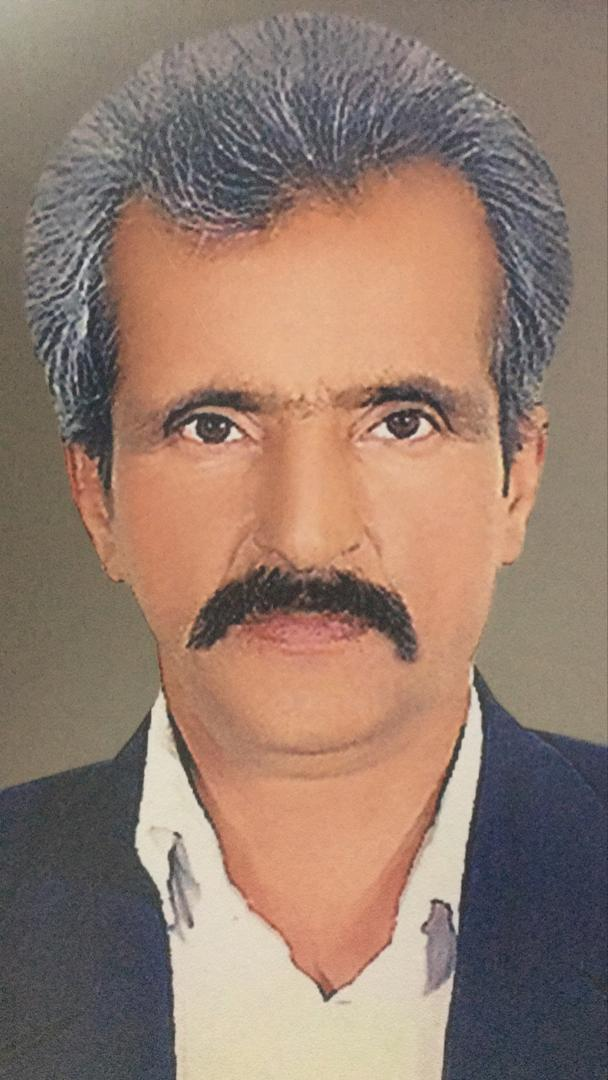
#> input picture HW21/21_5/5.jpeg, 608 x 1080 px
$ python tamrin21_5.py
#> lines starting #> are read from the running program, lines starting #| are printed output that depends on the picture; after the words box and inside, x2 and y2 are one past the last pixel; in counts of white or black regions, pixels touching at a corner belong together
import cv2

img=cv2.imread('5.jpeg' , 0 )
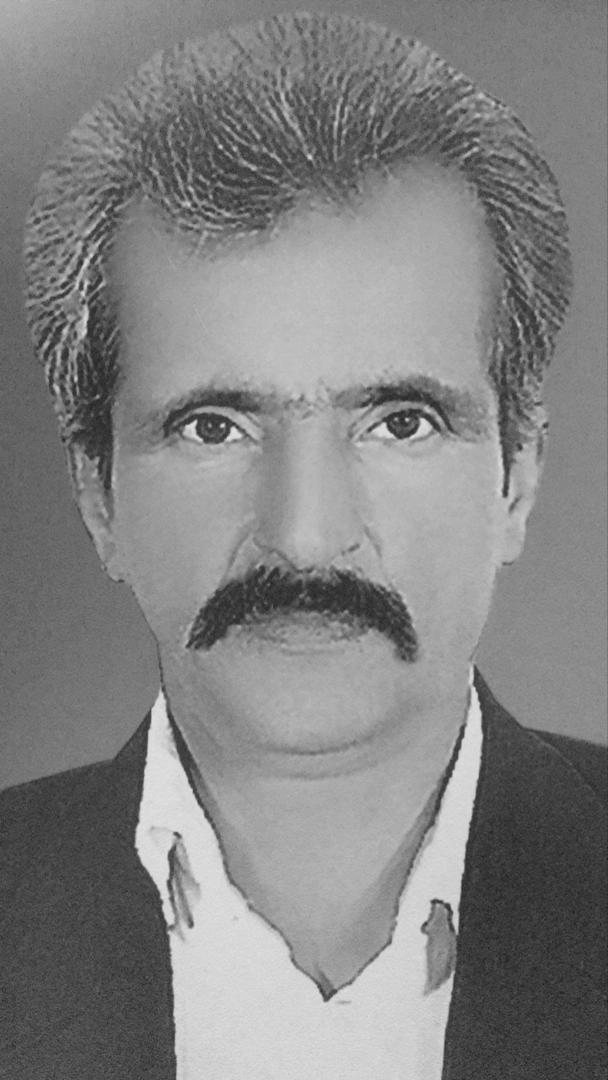
#> img: shape (1080, 608); min 24, max 227, mean 130.3


h ,w =img.shape
#> h = 1080; w = 608
i=50
j=0
while i+31>0:
    k=0
    while k<31:
        if i+k>0:
            img[j][i+k]=0
        k=k+1
    i=i-1
    j=j+1
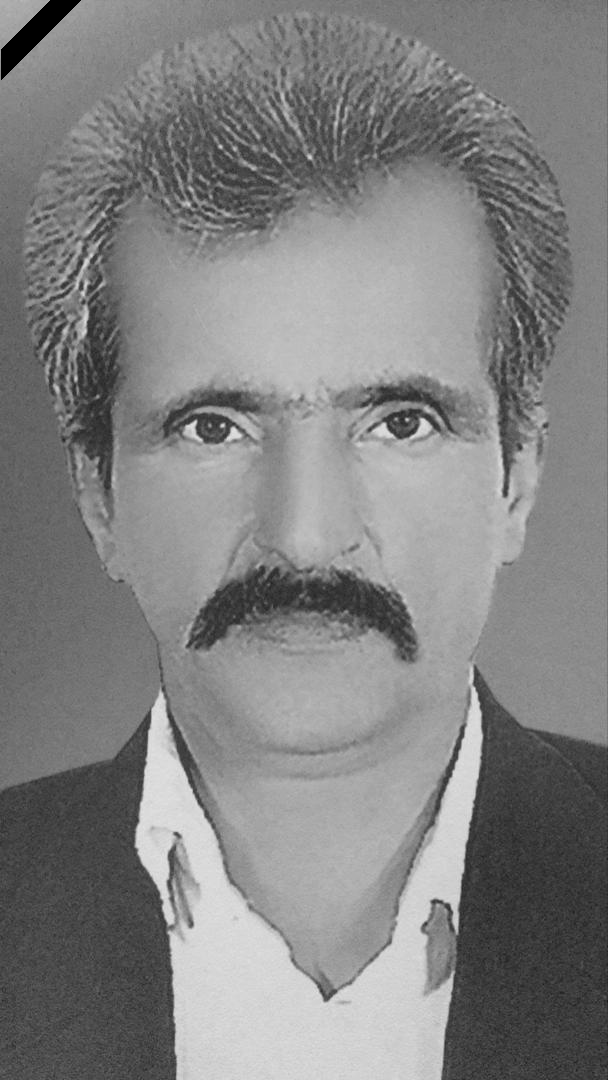
#> img: shape (1080, 608); 0.31% of pixels changed, all inside (x1, y1, x2, y2) = (1, 0, 81, 80)

cv2.imwrite('result5.jpg',img)
cv2.imshow("photo" ,img)
cv2.waitKey()
